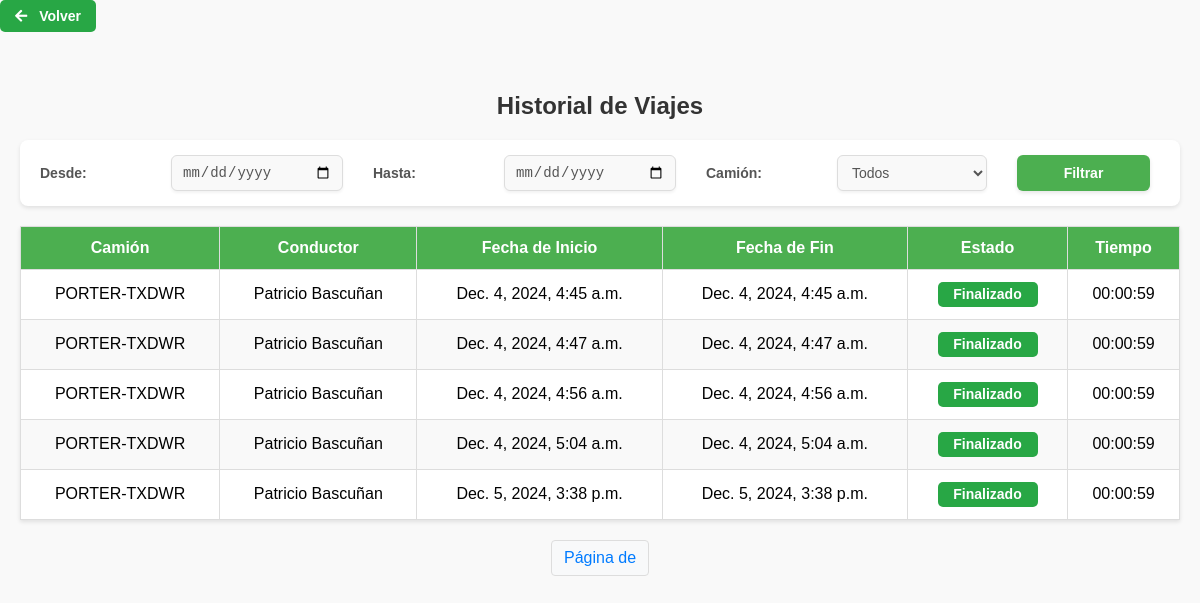
Page /camiones/historial-viajes-chofer/ (signed in) on the committed database.
### camiones/models.py (models this page shows, shortened)
class HistorialViaje(models.Model):
    camion = models.ForeignKey(Camion, on_delete=models.CASCADE, related_name="viajes")
    chofer = models.ForeignKey(User, on_delete=models.CASCADE, related_name="viajes")
    fecha_inicio = models.DateTimeField()
    fecha_fin = models.DateTimeField(null=True, blank=True)
    ruta = models.TextField(null=True, blank=True)  # JSON con la ruta del viaje
    estado = models.CharField(max_length=50, default="En curso")
    latitud_inicial = models.FloatField(null=True, blank=True)
    longitud_inicial = models.FloatField(null=True, blank=True)
    latitud_final = models.FloatField(null=True, blank=True)
    longitud_final = models.FloatField(null=True, blank=True)
    duracion_total = models.DurationField(null=True, blank=True)
    @property
    def duracion_formateada(self):
        if self.duracion_total is None or self.duracion_total < timedelta(seconds=0):
            return "00:00:00"
        total_seconds = int(self.duracion_total.total_seconds())
        hours = total_seconds // 3600
        minutes = (total_seconds % 3600) // 60
        seconds = total_seconds % 60
        return f"{hours:02}:{minutes:02}:{seconds:02}"

class Camion(models.Model):
    nombre = models.CharField(max_length=100)
    patente = models.CharField(max_length=20, null=True, blank=True)
    marca = models.CharField(max_length=100, null=True, blank=True)
    modelo = models.CharField(max_length=100, null=True, blank=True)
    año = models.IntegerField(null=True, blank=True)
    color = models.CharField(max_length=50, null=True, blank=True)
    latitud = models.FloatField(null=True)
    longitud = models.FloatField(null=True)
    ultima_actualizacion = models.DateTimeField(auto_now=True)
    choferes_asignados = models.ManyToManyField(User, through='AsignacionChofer')

### camiones/views.py (the view)
# urls.py: path('historial-viajes-chofer/', views.historial_viajes_chofer, name='historial_viajes_chofer'),
def historial_viajes_chofer(request):
    historial = HistorialViaje.objects.all()
    if not request.user.is_staff:  # Mostrar solo viajes del chofer
        historial = historial.filter(chofer=request.user)
    fecha_inicio = request.GET.get('fecha_inicio')
    fecha_fin = request.GET.get('fecha_fin')
    camion_id = request.GET.get('camion_id')
    if fecha_inicio:
        historial = historial.filter(fecha_inicio__gte=fecha_inicio)
    if fecha_fin:
        historial = historial.filter(fecha_fin__lte=fecha_fin)
    if camion_id:
        historial = historial.filter(camion_id=camion_id)
    return render(request, 'historial_viajes_chofer.html', {'historial': historial})

### camiones/templates/historial_viajes_chofer.html (shortened to what this page needs)
{% load static %}
<!DOCTYPE html>
<html lang="es">
<head>
    <link href="https://cdnjs.cloudflare.com/ajax/libs/font-awesome/5.15.4/css/all.min.css" rel="stylesheet">
    <link rel="stylesheet" href="{% static 'css/historial_menu.css' %}">
    <link rel="stylesheet" href="{% static 'css/historial.css' %}">
</head>
<body>
    <button class="btn-volver">
        <a href="{% url 'mostrar_mapa' %}">
            <i class="fas fa-arrow-left"></i> Volver
        </a>
    </button>
    <div class="container">
        <h2>Historial de Viajes</h2>
        <form method="GET" action="">
            <label for="fecha_inicio">Desde:</label>
            <input type="date" name="fecha_inicio" id="fecha_inicio">
            <label for="fecha_fin">Hasta:</label>
            <input type="date" name="fecha_fin" id="fecha_fin">
            <label for="camion_id">Camión:</label>
            <select name="camion_id" id="camion_id">
                <option value="">Todos</option>
            </select>
            <button type="submit">Filtrar</button>
        </form>
        {% if historial %}
        <table>
            <thead>
                <tr>
                    <th>Camión</th>
                    <th>Conductor</th>
                    <th>Fecha de Inicio</th>
                    <th>Fecha de Fin</th>
                    <th>Estado</th>
                    <th>Tiempo</th>
                </tr>
            </thead>
            <tbody>
                {% for viaje in historial %}
                <tr>
                    <td>{{ viaje.camion.nombre }}</td>
                    <td>{{ viaje.chofer.first_name }} {{ viaje.chofer.last_name }}</td>
                    <td>{{ viaje.fecha_inicio }}</td>
                    <td>{{ viaje.fecha_fin|default:"En curso" }}</td>
                    <td>
                        {% if viaje.estado == "Finalizado" %}
                        <span class="estado-finalizado">Finalizado</span>
                        {% else %}
                        <span class="estado-en-curso">En curso</span>
                        {% endif %}
                    </td>
                    <td>{{ viaje.duracion_formateada }}</td>
                </tr>
                {% endfor %}
            </tbody>
        </table>
        <div class="pagination">
            <span class="current">Página {{ page_obj.number }} de {{ page_obj.paginator.num_pages }}</span>
        </div>
        {% else %}
        <p class="no-results">No se encontraron viajes para los filtros seleccionados.</p>
        {% endif %}
    </div>
</body>
</html>

### camiones/static/css/historial_menu.css (style rules this page uses)
body, html { margin: 0; padding: 0; height: 100%; font-family: 'Roboto', sans-serif; background-color: #f4f4f4; }

### camiones/static/css/historial.css (style rules this page uses)
body { font-family: Arial, sans-serif; margin: 0; padding: 0; background-color: #f9f9f9; }
.container { max-width: 1200px; margin: 0 auto; padding: 20px; }
h2 { text-align: center; color: #333; }
form { display: flex; justify-content: space-between; align-items: center; margin-bottom: 20px; background-color: #fff; padding: 15px; border-radius: 8px; box-shadow: 0 2px 4px rgba(0, 0, 0, 0.1); }
form label { margin-right: 10px; font-weight: bold; }
form input, form select, form button { padding: 8px; margin-right: 10px; border: 1px solid #ddd; border-radius: 4px; }
form button { background-color: #4CAF50; color: white; border: none; cursor: pointer; transition: background-color 0.3s; }
table { width: 100%; border-collapse: collapse; background-color: #fff; box-shadow: 0 2px 4px rgba(0, 0, 0, 0.1); }
table th, table td { padding: 12px; border: 1px solid #ddd; text-align: center; vertical-align: middle; }
table th { background-color: #4CAF50; color: white; }
table tr:nth-child(even) { background-color: #f9f9f9; }
.estado-finalizado, .estado-en-curso { display: inline-flex; justify-content: center; align-items: center; width: 100px; height: 25px; padding: 0; border-radius: 5px; font-size: 14px; font-weight: bold; text-align: center; color: white; box-sizing: border-box; }
.estado-finalizado { background-color: #28a745; }
table td { text-align: center; vertical-align: middle; padding: 12px; background-color: transparent; }
.pagination { display: flex; justify-content: center; margin: 20px 0; }
.pagination a, .pagination span { margin: 0 5px; padding: 8px 12px; background-color: #f8f9fa; border: 1px solid #ddd; border-radius: 4px; text-decoration: none; color: #007bff; }
form { display: flex; justify-content: flex-start; align-items: center; margin-bottom: 20px; background-color: #ffffff; padding: 15px 20px; border-radius: 8px; box-shadow: 0 2px 4px rgba(0, 0, 0, 0.1); gap: 20px; }
form label { font-weight: bold; font-size: 14px; color: #555; white-space: nowrap; margin-right: 8px; }
form input[type="date"], form select { padding: 8px 10px; font-size: 14px; border: 1px solid #ddd; border-radius: 6px; background-color: #f9f9f9; color: #555; transition: border-color 0.3s ease, box-shadow 0.3s ease; outline: none; box-shadow: 0 2px 3px rgba(0, 0, 0, 0.05); min-width: 150px; }
form button { padding: 10px 15px; background-color: #4CAF50; color: white; font-size: 14px; font-weight: bold; border: none; border-radius: 6px; cursor: pointer; transition: background-color 0.3s ease, transform 0.2s ease; box-shadow: 0 2px 4px rgba(0, 0, 0, 0.1); }
form > * { flex: 1; max-width: 250px; }

### camiones/templates/historial_viajes_chofer.html (style rules this page uses)
.btn-volver { display: inline-flex; align-items: center; justify-content: center; padding: 8px 15px; font-size: 14px; font-weight: 600; color: white; background-color: #28a745; border: none; border-radius: 5px; text-decoration: none; cursor: pointer; transition: background-color 0.3s ease, box-shadow 0.3s ease; margin-bottom: 20px; }
.btn-volver i { margin-right: 8px; font-size: 14px; }
.btn-volver a { color: inherit; text-decoration: none; }

### rows in the picture
HistorialViaje: camion.nombre "PORTER-TXDWR", chofer.first_name "Patricio", chofer.last_name "Bascuñan", fecha_inicio "Dec. 4, 2024, 4:45 a.m.", fecha_fin "Dec. 4, 2024, 4:45 a.m.", estado "Finalizado", duracion_formateada "00:00:59"
HistorialViaje: camion.nombre "PORTER-TXDWR", chofer.first_name "Patricio", chofer.last_name "Bascuñan", fecha_inicio "Dec. 4, 2024, 4:47 a.m.", fecha_fin "Dec. 4, 2024, 4:47 a.m.", estado "Finalizado", duracion_formateada "00:00:59"
HistorialViaje: camion.nombre "PORTER-TXDWR", chofer.first_name "Patricio", chofer.last_name "Bascuñan", fecha_inicio "Dec. 4, 2024, 4:56 a.m.", fecha_fin "Dec. 4, 2024, 4:56 a.m.", estado "Finalizado", duracion_formateada "00:00:59"
HistorialViaje: camion.nombre "PORTER-TXDWR", chofer.first_name "Patricio", chofer.last_name "Bascuñan", fecha_inicio "Dec. 4, 2024, 5:04 a.m.", fecha_fin "Dec. 4, 2024, 5:04 a.m.", estado "Finalizado", duracion_formateada "00:00:59"
HistorialViaje: camion.nombre "PORTER-TXDWR", chofer.first_name "Patricio", chofer.last_name "Bascuñan", fecha_inicio "Dec. 5, 2024, 3:38 p.m.", fecha_fin "Dec. 5, 2024, 3:38 p.m.", estado "Finalizado", duracion_formateada "00:00:59"
